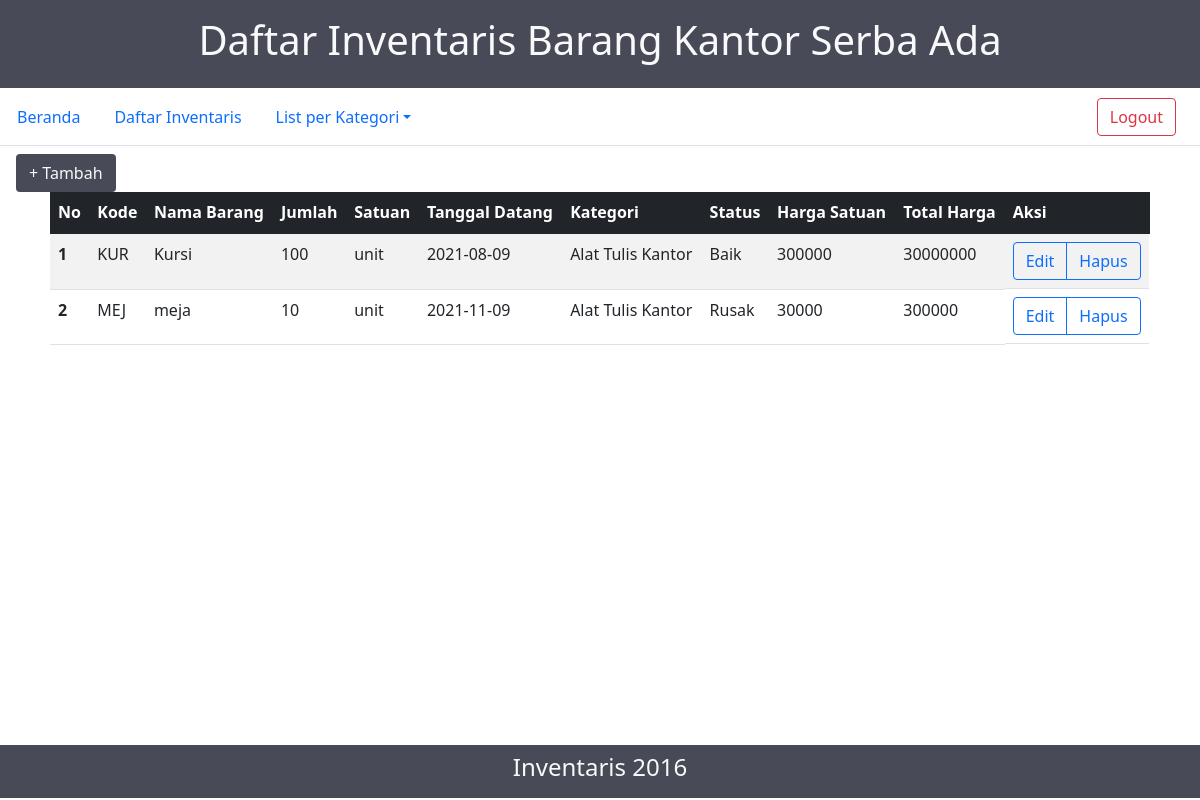
Page /responsi/session.php?halaman=alatTulisKantor (signed in) on the committed database.
### tables this page shows
CREATE TABLE `inventaris` (
  `kode_barang` varchar(10) NOT NULL,
  `id` int(3) NOT NULL,
  `nama_barang` varchar(30) NOT NULL,
  `jumlah` int(11) NOT NULL,
  `satuan` varchar(15) NOT NULL,
  `tgl_datang` date NOT NULL,
  `kategori` varchar(20) NOT NULL,
  `status_barang` varchar(20) NOT NULL,
  `harga` int(20) NOT NULL
);

### responsi/alatTulisKantor.php (the view)
<?php
    include "connection.php";
    $query = "SELECT * FROM inventaris WHERE kategori = 'Alat Tulis Kantor'";
    $execute = mysqli_query($connect,$query);
?>
<div class="" style="width: 100vw;">
<table class="table table-striped mx-auto" style="max-width: 1100px;">
  <thead class="table-dark">
    <tr>
      <th scope="col">No</th>
      <th scope="col">Kode</th>
      <th scope="col">Nama Barang</th>
      <th scope="col">Jumlah</th>
      <th scope="col">Satuan</th>
      <th scope="col">Tanggal Datang</th>
      <th scope="col">Kategori</th>
      <th scope="col">Status</th>
      <th scope="col">Harga Satuan</th>
      <th scope="col">Total Harga</th>
      <th scope="col">Aksi</th>
    </tr>
  </thead>
  <tbody>
    <?php
        $i = 1;
        while($row = mysqli_fetch_object($execute)){
    ?>
    <tr>
      <th scope="row"><?=$i?></th>
      <td><?=$row->kode_barang?></td>
      <td><?=$row->nama_barang?></td>
      <td><?=$row->jumlah?></td>
      <td><?=$row->satuan?></td>
      <td><?=$row->tgl_datang?></td>
      <td><?=$row->kategori?></td>
      <td><?=$row->status_barang?></td>
      <td><?=$row->harga?></td>
      <td><?=$row->harga * $row->jumlah?></td>
      <td class="btn-group" role="group" aria-label="Basic outlined example">
        <button type="button" class="btn btn-outline-primary">Edit</button>
        <button type="button" class="btn btn-outline-primary">Hapus</button>
      </td>
    </tr>
    <?php
        $i++;
        }
    ?>
  </tbody>
</table>
</div>

### rows in the picture
inventaris: kode_barang "KUR", nama_barang "Kursi", jumlah "100", satuan "unit", tgl_datang "2021-08-09", kategori "Alat Tulis Kantor", status_barang "Baik", harga "300000", $row->harga * $row->jumlah "30000000"
inventaris: kode_barang "MEJ", nama_barang "meja", jumlah "10", satuan "unit", tgl_datang "2021-11-09", kategori "Alat Tulis Kantor", status_barang "Rusak", harga "30000", $row->harga * $row->jumlah "300000"
